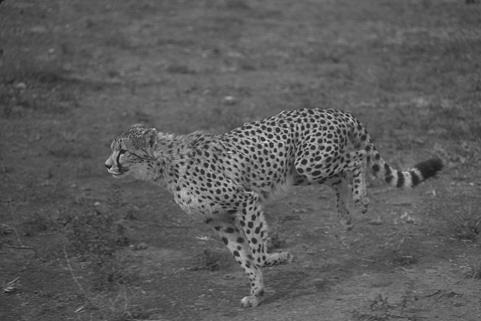
#> input picture data/input1.png, 481 x 321 px, given in place of , which was not available
$ python Segmentation.py ../data/input1.png
#> lines starting #> are read from the running program, lines starting #| are printed output that depends on the picture; after the words box and inside, x2 and y2 are one past the last pixel; in counts of white or black regions, pixels touching at a corner belong together; pictures that were not available may be replaced by others from this repository, and a replacement may not be noted
### code/SPGraph.py
import networkx as nx
import math
import cv2
import numpy as np

class SPNode():

    def __init__(self):
        self.label = None
        self.pixels = []
        self.centroid = ()
        self.type = 'na'
        self.meanCIELab = None
        self.CIELabHist = None
        self.realCIELab = None

    def __repr__(self):
        return str(self.label)

class superPixelGraph:

    def __init__(self):
        self.rangeOfL = [0,256]
        self.rangeOfa = [0,256]
        self.rangeOfb = [0,256]
        self.noOfBins = [32,32,32]

    def twoDdist (self, p0, p1):
        return math.sqrt((p0[0] - p1[0])**2 + (p0[1] - p1[1])**2)

    def drawCentroids(self, I, superPixelList):
        for each in superPixelList:
            i,j = each.centroid
            I[i][j] = 128
        return I

    def drawSPMask(self, I,SP):
        I1 = np.zeros(I.shape)
        I1 = np.copy(I)
        mask = SP.getLabelContourMask()
        for i in range(mask.shape[0]):
            for j in range(mask.shape[1]):
                if mask[i][j] == -1 or mask[i][j] == 255:
                    I1[i][j] = [128,128,128]
        return I1

    def SPSLICGenerator(self, I, sizeOfRegion):
        SLICO = 101
        iterations = 4
        SPSLIC = cv2.ximgproc.createSuperpixelSLIC(I, algorithm = SLICO, region_size = sizeOfRegion, ruler = 10.0)
        SPSLIC.iterate(num_iterations = iterations)
        return SPSLIC

    def graphGenerator (self, superPixelList, objHist, bkgdHist):
        G = nx.Graph()
        s = SPNode()
        s.label = 's'
        t = SPNode()
        t.label = 't'
        lambda1 = .9
        sigma1 = 5
        objHistSum = int(objHist.sum())
        bkgdHistSum = int(bkgdHist.sum())
        for u in superPixelList:
            K = 0
            radius = math.sqrt(len(u.pixels) / math.pi)
            for v in superPixelList:
                if u != v:
                    if self.twoDdist(u.centroid, v.centroid) <= 2.5 * radius:
                        sim = math.exp(-(cv2.compareHist(u.CIELabHist,v.CIELabHist,3)**2 / 2 * sigma1**2)) * (1 / self.twoDdist(u.centroid, v.centroid))
                        K+=  sim
                        G.add_edge(u, v, sim = sim)
            if(u.type == 'na'):
                l1,a1,b1 = [int(x) for x in u.meanCIELab]
                li = int(l1 // ((self.rangeOfL[1] - self.rangeOfL[0]) / self.noOfBins[0]))
                ai = int(a1 // ((self.rangeOfa[1] - self.rangeOfa[0]) / self.noOfBins[1]))
                bi = int(b1 // ((self.rangeOfb[1] - self.rangeOfb[0]) / self.noOfBins[2]))
                objProb = int(objHist[li,ai,bi]) / objHistSum
                bkgdProb = int(bkgdHist[li,ai,bi]) / bkgdHistSum
                sim_s = 100000
                sim_t = 100000
                if bkgdProb > 0:
                    sim_s = lambda1 * -np.log(bkgdProb)
                if objProb > 0:
                    sim_t = lambda1 * -np.log(objProb)
                G.add_edge(s, u, sim = sim_s)
                G.add_edge(t, u, sim = sim_t)
            if(u.type == 'ob'):
                G.add_edge(s, u, sim = 1 + K)
                G.add_edge(t, u, sim = 0)
            if(u.type == 'bg'):
                G.add_edge(s, u, sim = 0)
                G.add_edge(t, u, sim = 1 + K)
        return G

### code/Segmentation.py
import sys, getopt
import cv2
import numpy as np
import matplotlib.pyplot as plt
import MaxFlowMinCutBK
import SPGraph

drawing = False
mode = "ob"
objectPixels = []
bkgdPixels = []
I = None
I1 = None
SPGObj = SPGraph.superPixelGraph()

def markSeeds (event,x,y,flags,param):
	global drawing, mode, bkgdPixels, objectPixels, I1
	h,w,_ = I1.shape
	if event ==  cv2.EVENT_LBUTTONDOWN:
		drawing = True
	elif event ==  cv2.EVENT_MOUSEMOVE:
		if drawing ==  True:
			if mode ==  "ob":
				if(x >= 0 and x <= w - 1) and (y > 0 and y <= h - 1):
					objectPixels.append((y,x))
				cv2.line(I1,(x - 3,y),(x + 3,y),(0,0,255))
			else:
				if(x >= 0 and x <= w - 1) and (y > 0 and y <= h - 1):
					bkgdPixels.append((y,x))
				cv2.line(I1,(x - 3,y),(x + 3,y),(255,0,0))
	elif event ==  cv2.EVENT_LBUTTONUP:
		drawing = False
		if mode ==  "ob":
			cv2.line(I1,(x - 3,y),(x + 3,y),(0,0,255))
		else:
			cv2.line(I1,(x - 3,y),(x + 3,y),(255,0,0))

inputfile = ''
try:
    opts, args = getopt.getopt(sys.argv[1:], "i:", ["input-image = "])
except getopt.GetoptError:
    print('Segmentation.py -i <input image>')
    sys.exit(2)
for opt, arg in opts:
    if opt in ("-i"):
        inputfile = arg
print('Using image:', inputfile)

I = cv2.imread(inputfile)
#> I is the input picture: shape (321, 481, 3); min 14, max 219, mean 91.1
I1 = np.zeros(I.shape)
I1 = np.copy(I)

h,w,c = I.shape
#> h = 321; w = 481; c = 3
region_size = 20
cv2.namedWindow('Mark foreground/background')
cv2.setMouseCallback('Mark foreground/background', markSeeds)
while(1):
    cv2.imshow('Mark foreground/background',I1)
    k = cv2.waitKey(1) & 0xFF
#> (key Esc is pressed here)
    if k ==  ord('o'):
        mode = "ob"
    elif k ==  ord('b'):
        mode = "bg"
    elif k ==  27:
        break
cv2.destroyAllWindows()

CLELabI = cv2.cvtColor(I, cv2.COLOR_BGR2Lab)
#> CLELabI: shape (321, 481, 3); mean of channels 0, 1, 2 98.4, 128, 128
SP = SPGObj.SPSLICGenerator(I,region_size)
superPixelLabels = SP.getLabels()
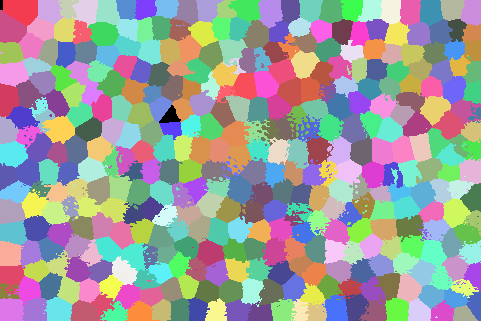
#> superPixelLabels: shape (321, 481) int32; 384 distinct labels, from 0 to 383; one colour per label, 0 black
listOfSuperPixels = [None for each in range(SP.getNumberOfSuperpixels())]

for i in range(h):
    for j in range(w):
        if not listOfSuperPixels[superPixelLabels[i][j]]:
            tempSP = SPGraph.SPNode()
            tempSP.label = superPixelLabels[i][j]
            tempSP.pixels.append((i,j))
            listOfSuperPixels[superPixelLabels[i][j]] = tempSP
        else:
            listOfSuperPixels[superPixelLabels[i][j]].pixels.append((i,j))
#> after the loop, listOfSuperPixels = 384 items; tempSP.pixels = 276 pairs, first value 305 to 320, second value 452 to 477

for sp in listOfSuperPixels:
    noOfPixels = len(sp.pixels)
    sumOfi = 0
    sumOfj = 0
    sumOfLab = [0,0,0]
    tempMask = np.zeros((h,w),np.uint8)
    for each in sp.pixels:
        i,j = each
        sumOfi += i
        sumOfj += j
        sumOfLab = [x + y for x, y in zip(sumOfLab, CLELabI[i][j])]
        tempMask[i][j] = 255
    sp.CIELabHist = cv2.calcHist([CLELabI],[0,1,2],tempMask,SPGObj.noOfBins,SPGObj.rangeOfL + SPGObj.rangeOfa + SPGObj.rangeOfb)
    sp.centroid += (sumOfi // noOfPixels, sumOfj // noOfPixels,)
    sp.meanCIELab = [x / noOfPixels for x in sumOfLab]
    sp.realCIELab = [sp.meanCIELab[0] * 100 / 255,sp.meanCIELab[1] - 128,sp.meanCIELab[2] - 128]
#> this loop made 384 passes
#> (noOfPixels, sp.centroid, sp.meanCIELab, sp.realCIELab) on passes 1 to 3: (236, (101, 148), [105.3, 128, 128], [41.29, 0, 0]), (697, (9, 21), [81.72, 128, 128], [32.05, 0, 0]), (481, (10, 49), [88.53, 128, 128], [34.72, 0, 0])
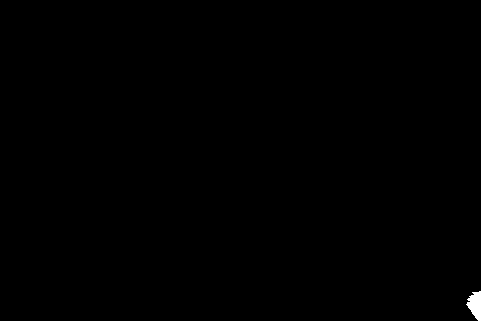
#> tempMask: shape (321, 481); 0.19% white; 1 white region, box (x1, y1, x2, y2) and area: (466, 291, 481, 321) 293
#> after the loop, sp.centroid = (304, 474)

for pixels in objectPixels:
    x,y = pixels
    listOfSuperPixels[superPixelLabels[x][y]].type = "ob"
for pixels in bkgdPixels:
    x,y = pixels
    listOfSuperPixels[superPixelLabels[x][y]].type = "bg"
I2 = SPGObj.drawSPMask(I,SP)
#> after the loop in drawSPMask, `for i in range(mask.shape[0]):`:
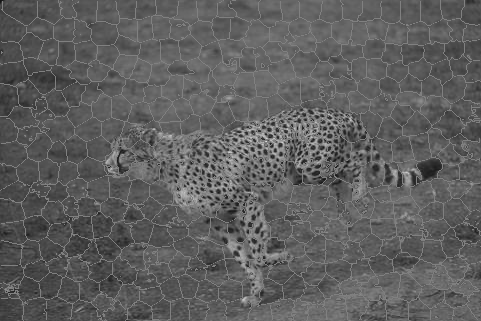
#> I1: shape (321, 481, 3); 9.39% of pixels changed, all inside (x1, y1, x2, y2) = (0, 0, 481, 321)
I2 = SPGObj.drawCentroids(I2,listOfSuperPixels)
#> the loop in drawCentroids, `for each in superPixelList:` made 384 passes
#> (i, j) on passes 1 to 3: (101, 148), (9, 21), (10, 49)
objMask = np.zeros((h,w),dtype = np.uint8)
for pixels in objectPixels:
    i,j = pixels
    objMask[i][j] = 255
bkgdMask = np.zeros((h,w),dtype = np.uint8)
for pixels in bkgdPixels:
    i,j = pixels
    bkgdMask[i][j] = 255

objHist = cv2.calcHist([CLELabI],[0,1,2],objMask,SPGObj.noOfBins,SPGObj.rangeOfL + SPGObj.rangeOfa + SPGObj.rangeOfb)
bkgdHist = cv2.calcHist([CLELabI],[0,1,2],bkgdMask,SPGObj.noOfBins,SPGObj.rangeOfL + SPGObj.rangeOfa + SPGObj.rangeOfb)
G = SPGObj.graphGenerator(listOfSuperPixels,objHist,bkgdHist)
#> in graphGenerator, `objHistSum = int(objHist.sum())`: objHistSum = 0
#> the loop in graphGenerator, `for u in superPixelList:` made 1 pass
#> (radius, l1, a1, b1, li, ai, bi) on pass 1: (8.67, 105, 128, 128, 13, 16, 16)
#> (the run stopped early here; a loop or call above may not have finished)
